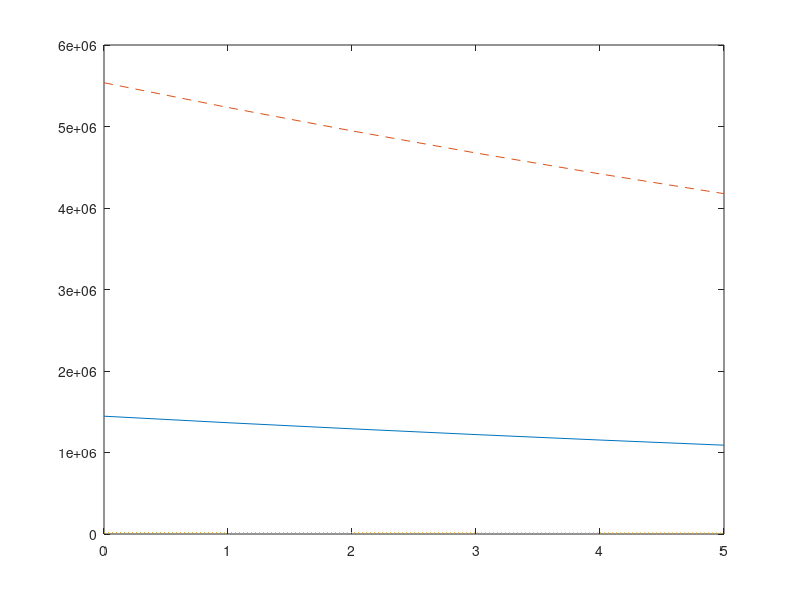

The MATLAB source for this figure:
% User Input
years = input('How many years you want to project in future? ');

%While loop to check for Input validation
while~(isnumeric(years) && isscalar(years) && years > 0)
    disp('Invalid Input!! Enter again...');
    years = input('How many years you want to project in future?');
end

% Creation of three zero row vectors based on loggerhead turtle's life stages
hatchling = zeros(1, years+1);
youth = zeros(1,years+1);
adult = zeros(1, years+1);

% Initialize the defined row vectors with initial values
hatchling(1) = 1445570;
youth (1) = 5536790;
adult(1) = 17640;

% For loop to predict calculate the future projection of each stage upto the
% Number of years entered by the user
for i = 1:years
    hatchling(i+1) = (77.4*adult(i));
    youth(i+1) = (0.675*hatchling(i)) + (0.769*youth(i));
    adult(i+1) = (0.000434*youth(i)) + (0.809*adult(i));
end

% Plotting the predicted evolution of each stages on single axis
plot(0:years, hatchling, 0:years, youth,'--', 0:years, adult,':')
